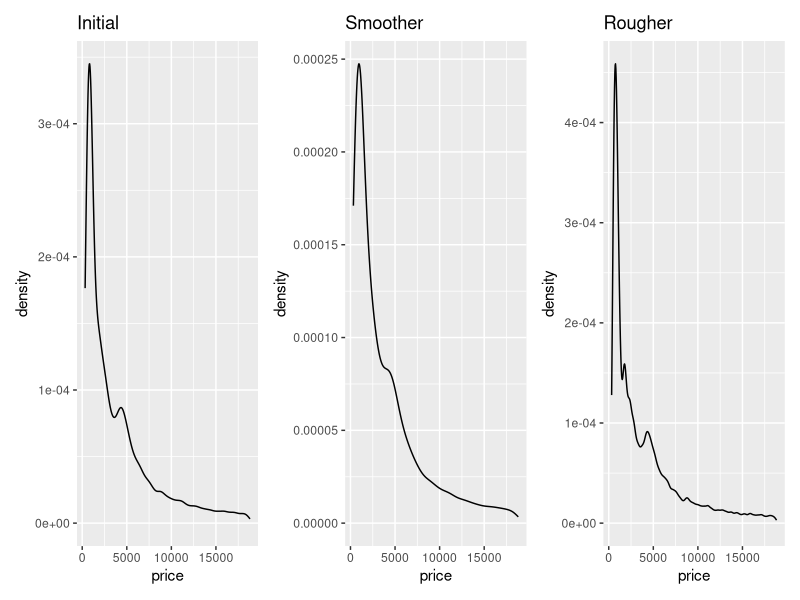
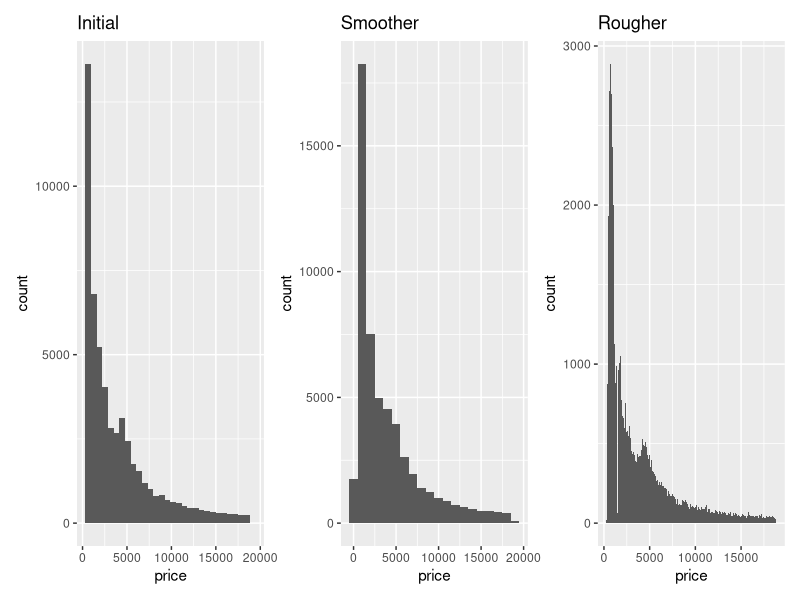
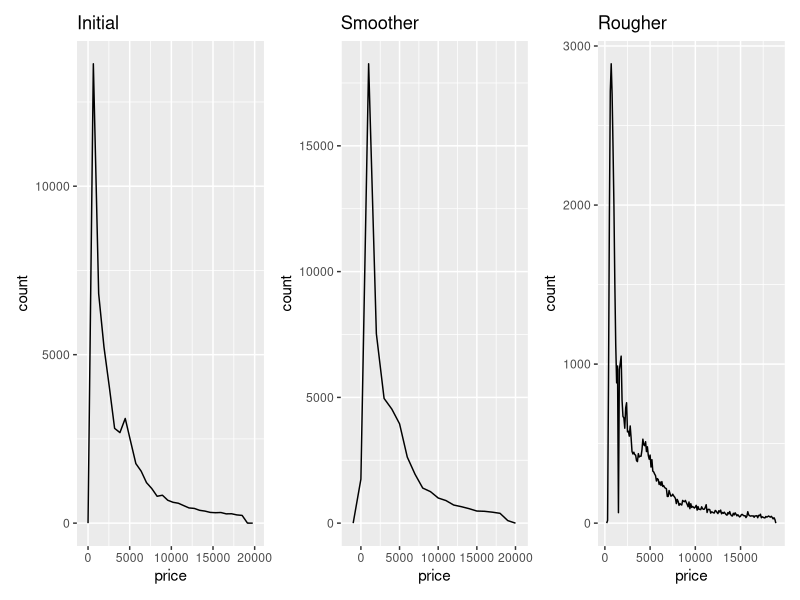
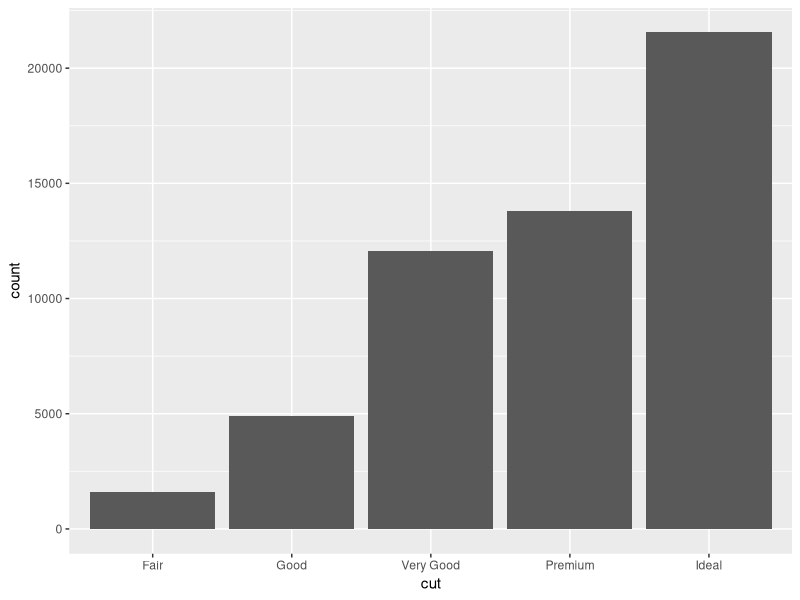
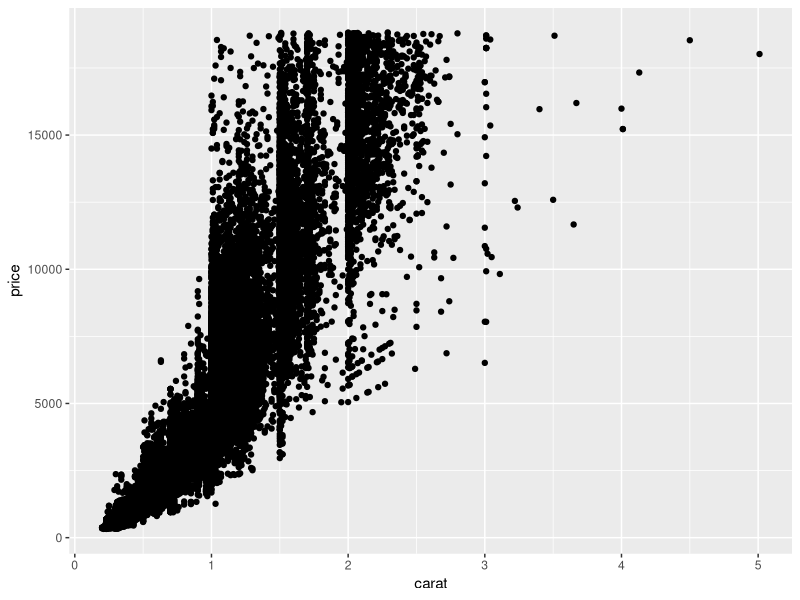
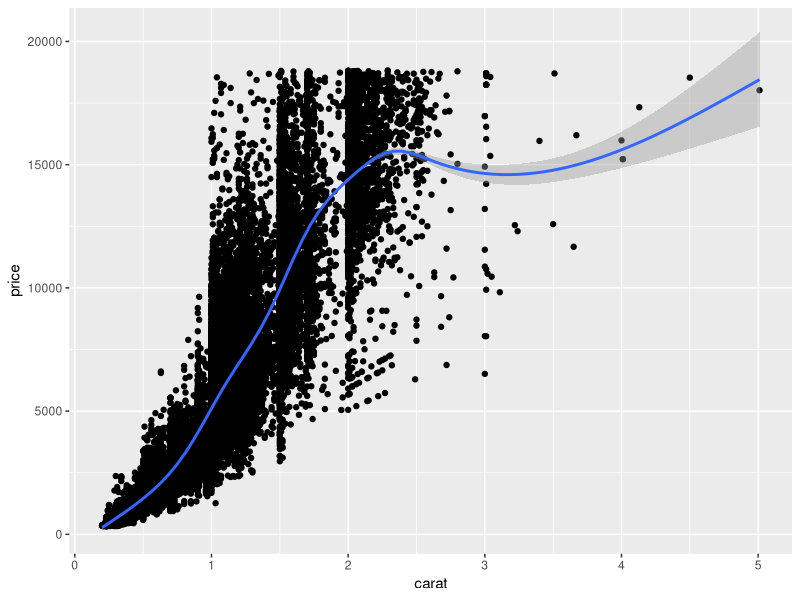
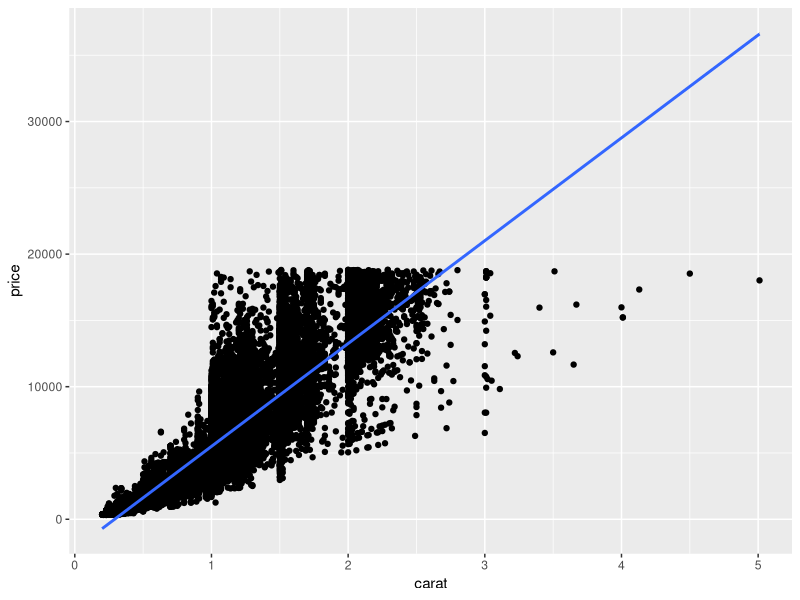
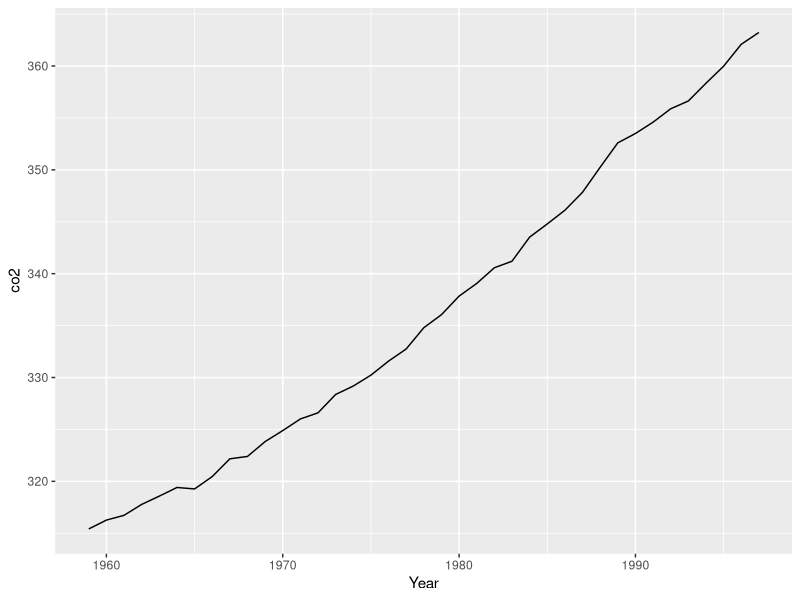

Reproduce these figures in R, in order. (Note: this script raises an error after producing the figures.)
library(dplyr)
library(ggplot2)
library(tidyr)
library(gridExtra)
library(patchwork)
library(scales)
library(ggrepel)

# load datasets we'll use
data(sleep)
data(diamonds)
data(co2)
# tidy co2 
co2 <- data.frame(Year = rep(1959:1997, each = 12),
                  Month = rep(format(ISOdate(2004,1:12,1),"%B"), 39),
                  co2 = as.numeric(co2))

matrics <- data.frame(
  year = 2014:2018,
  EC = c(65.4,56.8,59.3,65,70.6),
  FS = c(82.8,81.6,88.2,86.1,87.5),
  Gau = c(84.7,84.2,85.1,85.1,87.9),
  KZN = c(69.7,60.7,66.4,72.9,76.2),
  Lim = c(72.9,65.9,62.5,65.6,69.4),
  Mpu = c(79,78.6,77.1,74.8,79),
  NW = c(84.6,81.5,82.5,79.4,81.1),
  NC = c(76.4,69.4,78.7,75.6,73.3),
  WC = c(82.2,87.7,85.9,82.8,81.5)
)

matrics_long <- pivot_longer(matrics, cols = -1, names_to = "province", values_to = "pass_rate")

# geometries
# geometries denoted by geom_xxx are the building blocks of ggplots

# common 1D geoms: geom_density, geom_histogram, geom_freqpoly, geom_bar
# common 2D geoms: geom_point, geom_line, geom_bar(stat = "identity")

### 1D geoms only need you to specify an "x" in the aesthetics

## geom_density
#initial
plot1 <- diamonds %>% 
  ggplot(aes(x = price)) + 
  geom_density() +
  labs(title='Initial')
#smoother
plot2 <- diamonds %>% 
  ggplot(aes(x = price)) + 
  geom_density(adjust=1.8) +
  labs(title='Smoother')
#rougher
plot3 <- diamonds %>% 
  ggplot(aes(x = price)) + 
  geom_density(adjust=0.5) +
  labs(title='Rougher')

plot1 + plot2 + plot3

## geom_histogram
#without smoothing
plot4 <- diamonds %>% 
  ggplot(aes(x = price)) + 
  geom_histogram() +
  labs(title='Initial')
#Smoother
plot5 <- diamonds %>% 
  ggplot(aes(x = price)) + 
  geom_histogram(binwidth=1000) + #I don't think this is right - try kernel density?
  labs(title='Smoother')
#Rougher
plot6 <- diamonds %>% 
  ggplot(aes(x = price)) + 
  geom_histogram(binwidth=100) + #I don't think this is right - try kernel density?
  labs(title='Rougher')

plot4 + plot5 + plot6

## geom_freqpoly
#initial
plot7 <- diamonds %>% 
  ggplot(aes(x = price)) + 
  geom_freqpoly() +
  labs(title='Initial')
#Smoother
plot8 <- diamonds %>% 
  ggplot(aes(x = price)) +
  geom_freqpoly(binwidth=1000) + #I don't think this is right - try kernel density?
  labs(title='Smoother')
#Rougher
plot9 <- diamonds %>% 
  ggplot(aes(x = price)) +
  geom_freqpoly(binwidth=100) + #I don't think this is right - try kernel density?
  labs(title='Rougher')

plot7 + plot8 + plot9

## additional parameters control smoothing (see ?geom_xxx)

# EXERCISE: adapt each of the plots above so that the densities/histograms are 
# either "smoother" or "rougher". Choose an appropriate amount of smoothing.
# ^(the adaptions are shown in the above code)

## geom_bar

# default behaviour for geom_bar is to count stuff, so 1D
diamonds %>% ggplot(aes(x = cut)) + 
  geom_bar()

### 2D geoms need x and y in aes

## geom_point

diamonds %>% ggplot(aes(x = carat, y = price)) + 
  geom_point()

# often nice to add a smooth line of best fit with geom_smooth, which
# uses generalised additive models (gams) by default, covered in later
# courses
diamonds %>% ggplot(aes(x = carat, y = price)) + 
  geom_point() + 
  geom_smooth()

# EXERCISE: adapt the code you just used to fit a straight line rather than a smooth

diamonds %>% ggplot(aes(x = carat, y = price)) + 
  geom_point() + 
  geom_smooth(method='glm')

## geom_line

co2 %>% filter(Month == "January") %>%
  ggplot(aes(x = Year, y = co2)) + 
  geom_line()

# EXERCISE: show lines for all 12 months on the plot (a) by using fill or colour, 
# (b) without using fill or colour

#using colour
co2 %>%
  ggplot(aes(x = Year, y = co2, col=Month)) + 
  geom_line()

#using fill
co2 %>%
  ggplot(aes(x = Year, y = co2, fill=Month)) +
  geom_area(position = 'identity', alpha=0.4) +
  geom_line()
#tried to limit y axis to ymin=300 using geom_ribbon() to try and get a nicer looking plot
#Any help with this will be much appreciated

#using fill & colour
co2 %>%
  ggplot(aes(x = Year, y = co2, fill=Month)) +
  geom_area(position = 'identity', alpha=0.4) +
  geom_line(aes(colour=Month))
#same issue as above - looks a bit better though but can't see enough detail
#to make the graph useful

#without using fill or colour
co2 %>%
  ggplot(aes(x = Year, y = co2, by=Month)) + 
  geom_line()

# EXERCISE: flip Month and Year around so that each line represents a Year, and the 
# Month is on the x-axis

co2 %>%
  ggplot(aes(x = Month, y = co2, colour=Year)) + 
  geom_line()
#almost unintelligible <- this is because 'Month' is a categorical variable

## geom_area

# just fills in area under a geom_line
co2 %>% filter(Month == "January") %>%
  ggplot(aes(x = Year, y = co2)) + 
  geom_area()

## geom_bar

# with (stat = "identity") plots x and y directly, no counts
diamonds %>% group_by(cut) %>% summarize(meanprice = mean(price)) %>%
  ggplot(aes(x = cut, y = meanprice)) + 
  geom_bar(stat = "identity")

### discretising continuous variables

## ggplot provides 3 helper functions:
# cut_interval: divides data into fixed number of bins
# cut_width: divides data into bins of fixed width
# cut_number: divides data into n bins each containing (approximately) the same number of points

diamonds %>%
  ggplot(aes(x = cut_interval(price, n = 5))) + 
  geom_bar()

diamonds %>%
  ggplot(aes(x = cut_width(price, width = 5000))) + 
  geom_bar()

diamonds %>%
  ggplot(aes(x = cut_number(price, n = 5))) + 
  geom_bar()

# these are especially useful when grouping/faceting on continuous variables

# EXERCISE: Display the distribution of price conditional on cut and carat. 
# Try facetting by cut and grouping by carat. Try facetting by carat and grouping by cut. 
# Which do you prefer?

#Display the distribution of price conditional on cut

# Try facetting by cut and grouping by carat

diamonds %>%
  #group_by(cut_width(carat, 0.1)) %>%
  ggplot(aes(x = price), grouping=cut_width(carat, 0.1)) +
  geom_histogram() +
  facet_wrap(~cut)

#Try facetting by carat and grouping by cut.

diamonds %>%
  #group_by(cut) %>%
  ggplot(aes(x = price), grouping=cut) +
  geom_histogram() +
  facet_wrap(~cut_width(carat, 0.1))

#prefer facetting by cut and grouping by carat

# EXERCISE: Compare the relationship between price and carat for each colour.
# What makes it hard to compare the groups? Is grouping better or facetting? 
# If you use facetting, what annotation might you add to make it easier to see 
# the differences between panels?

diamonds %>%
  ggplot(aes(x=carat, y=price, colour=color)) +
  geom_point()

#what makes it hard to compare the groups is that you can't distinguish between the
#groups properly in the plot even if they are distinguished by colour

#Is grouping better or facetting?

#try grouping first <- does nothing (but I may be doing something very wrong)

diamonds %>%
  group_by(color) %>%
  ggplot(aes(x=carat, y=price, colour=color)) +
  geom_point()

#try facetting by colour

diamonds %>%
  ggplot(aes(x=carat, y=price, colour=color)) +
  geom_point() +
  facet_wrap(~color)

#A useful annotation could be to add in the mean of each group on each of the plots

df <- diamonds %>%
  group_by(color) %>%
  summarise(carat = mean(carat), price=mean(price)) %>%
  rename(color2 = color)
p1 <- diamonds %>%
  ggplot(aes(x=carat, y=price)) +
  geom_point() +
  geom_point(data=df, aes(colour=color2)) +
  facet_wrap(~color)
p1

#or to add in regression lines to a plot
df <- diamonds %>%
  group_by(color) %>%
  summarise(carat = mean(carat), price=mean(price)) %>%
  rename(color2 = color)
p2 <- diamonds %>%
  ggplot(aes(x=carat, y=price)) +
  geom_point() +
  geom_point(data=df, aes(colour=color2)) +
  facet_wrap(~color) +
  geom_smooth(aes(colour=color), method='lm', se=F)
p2
#This version isn't great - it obscures the data a lot but can still be a good way to
#show that whether the means of the other colours were higher or lower than the mean of
#the colour being observed

### Labels (labs)

## sets text for axis labels and title
## NOT the appearance of the text, that's a "theme" (next)

co2 %>% filter(Month == "January") %>%
  ggplot(aes(x = Year, y = co2)) + 
  geom_line() +
  labs(x = "Year", y = "C02 level (PPM)", 
       title = "Increasing atmospheric concentrations of CO2", 
       subtitle = "Values for February, March and April of 1964 obtained by interpolation")

# nice to have CO2 with a subscript on the "2"
co2 %>% filter(Month == "January") %>%
  ggplot(aes(x = Year, y = co2)) + 
  geom_line() +
  labs(x = "Year", y = expression(paste(CO[2]," level")), 
       title = expression(paste("Increasing atmospheric concentrations of ", CO[2])), 
       subtitle = "Values for February, March and April of 1964 obtained by interpolation")

### Themes

## fine-scale control and polishing

# loads of options
?theme

# make a plot
pp <- diamonds %>% sample_n(1000) %>%
  ggplot(aes(x = carat, y = price)) + 
  geom_point()
pp 

# change the background colour
pp + 
  theme(panel.background = element_rect(fill = "red"))

# that's too dark, add some transparency
pp + 
  theme(panel.background = element_rect(fill = alpha('red', 0.2)))

# change axis text 
pp + 
  theme(axis.text = element_text(colour = "red", size = rel(1.5)))

# change axis labels text 
pp + 
  theme(axis.title = element_text(colour = "red", size = rel(1.5)))

# can also add transparency to axis labels (not a good idea here) 
pp + 
  theme(axis.title = element_text(colour = alpha('red', 0.2), size = rel(1.5)))

# arrows on the axes
pp + 
  theme(axis.line = element_line(arrow = arrow()))

# even finer control... changes look of arrow heads
pp + 
  theme(axis.line = element_line(arrow = arrow(angle = 20, length = unit(0.1, "inches"))))

# grid lines
pp +
  theme(panel.grid.major = element_line(colour = "red"),
        panel.grid.minor = element_line(colour = "orange"))

pp +
  theme(panel.grid.major = element_line(colour = "red", size = 1),
        panel.grid.minor = element_line(colour = "orange", size = 1))

# spacing between gridlines isn't a theme setting, its in "scale_"
pp +
  theme(panel.grid.major = element_line(colour = "red"),
        panel.grid.minor = element_line(colour = "orange")) +
  scale_x_continuous(breaks = seq(from = 0, to = 3, by = 0.5),
                     minor_breaks = seq(from = 0, to = 3, by = 0.1))

# same for y axis
pp +
  theme(panel.grid.major = element_line(colour = "red"),
        panel.grid.minor = element_line(colour = "orange")) +
  scale_y_continuous(breaks = seq(from = 0, to = 20000, by = 10000),
                     minor_breaks = seq(from = 0, to = 20000, by = 500))

# can also set manual axis text at tickmarks
pp +
  scale_y_continuous(breaks = seq(from = 0, to = 20000, by = 5000),
                     labels = c("R0", "R5,000", "R10,000", "R15,000", "R20,000"))

# longer axis ticks
pp +
  scale_y_continuous(breaks = seq(from = 0, to = 20000, by = 5000),
                     labels = c("R0", "R5,000", "R10,000", "R15,000", "R20,000")) +
  theme(axis.ticks.length=unit(.25, "cm"))

# put it all together
pp + 
  labs(x = "Weight of diamond (carats)", y = "Price of diamond (USD)") +
  theme(panel.background = element_rect(fill = alpha('red', 0.2)),
        axis.text = element_text(colour = "red", size = rel(1.5)),
        axis.title = element_text(colour = "red", size = rel(1.5)))


# revisiting log scale example from lecture
data(msleep)

a <- ggplot(msleep, aes(x = bodywt, y = brainwt)) + 
  geom_point(na.rm = TRUE) + 
  labs(x = "Body weight (kg)", y = "Brain weight (kg)")
a 

# log scaling
a + scale_x_log10() + scale_y_log10() 

# nice tick marks with annotation_xxx
a + scale_x_log10() + scale_y_log10() + annotation_logticks() 

# advanced axis breaks and labelling options with scales package
a + scale_x_log10(
  breaks = scales::trans_breaks("log10", function(x) 10^x),
  labels = scales::trans_format("log10", scales::math_format(10^.x))) +
  scale_y_log10(
    breaks = scales::trans_breaks("log10", function(x) 10^x),
    labels = scales::trans_format("log10", scales::math_format(10^.x))) +
  annotation_logticks() +
  labs(x = "Body weight (kg)", y = "Brain weight (kg)")

# EXERCISE: choose any of the plots you've made and add axis labels, title, and 
# subtitle

diamonds %>%
  ggplot(aes(x=carat, y=price, colour=color)) +
  geom_point() +
  labs(x = 'carat of diamond (g)', y = 'price of diamonds ($)', title='Figure 1: Scatterplot of the price of different carat diamonds', subtitle='the scatterplot is distinguished by diamond color from best (D) to worst (J)')

# EXERCISE: Improve the plot below by adding appropriate axis labels, 
# rotating the x axis text so that it is vertical, and change
# the axis text so that it does not include numbers in scientific notation

diamonds %>%
  ggplot(aes(x = cut_interval(price, n = 5))) + 
  geom_bar() +
  scale_x_log10(
    breaks = scales::trans_breaks("log10", function(x) 10^x),
    labels = scales::trans_format("log10", scales::math_format(10^.x))) +
  labs(x = 'Price ($)', y = 'Frequency', title='Distribution of Price of Diamonds ($)') +
  theme(axis.text.x = element_text(angle=90))
  

# EXERCISE: Use geom_label to add a label to the plot below that identifies 
# the diamond with the largest value-per-carat. Bonus: make the labelling 
# "automatic" so that it still works if you resample another 10 diamonds 
# (make the label's location dynamic, rather than at a fixed (x,y) location)

df <- diamonds %>%
  sample_n(10) %>%
  mutate(ratio = price/carat)
max_ratio <- df %>%
  filter(ratio == max(ratio))
ratio_x <- max_ratio$carat
ratio_y <- max_ratio$price
  
df %>%
  ggplot(aes(x = carat, y = price)) + 
  geom_point() +
  geom_point(aes(x = ratio_x, y=ratio_y), colour = 'light green') +
  geom_label(label='Max value-per-carat', x=ratio_x, y=ratio_y - 400, colour='light green')
  

### Legends

# revisiting class example #1
s1 <- ggplot(msleep, 
       aes(x = bodywt, y = brainwt, colour = order)) +
  geom_point(na.rm = TRUE) + 
  scale_x_log10(breaks = scales::trans_breaks("log10", function(x) 10^x),
                labels = scales::trans_format("log10",scales::math_format(10^.x))) + 
  scale_y_log10(breaks = scales::trans_breaks("log10", function(x) 10^x),
                labels = scales::trans_format("log10", scales::math_format(10^.x))) +
  annotation_logticks() +
  xlab("Body weight (kg)") + ylab("Brain weight (kg)") 
s1 

s1 + theme(legend.position = "bottom") 
s1 + theme(legend.position = "bottom") + guides(colour = guide_legend(ncols = 8))

matrics_long %>% 
  ggplot(aes(x = year, y = pass_rate, colour = province)) +
  geom_line() + theme_bw() + scale_colour_brewer(palette = "Set3")


# revisiting class example #2

s2 <- matrics_long %>% 
  ggplot(aes(x = year, y = pass_rate, colour = province)) +
  geom_line() + theme_bw() + scale_colour_brewer(palette = "Set3") 

# inset legend 
s2 +
  # coordinates for legend.position are x- and y- offsets from the bottom-left of the plot, ranging from 0 - 1.
  theme(legend.position = c(0.82,0.12), legend.title = element_blank(), 
        legend.text=element_text(size=8)) +
  guides(colour = guide_legend(ncol = 3))

# with geom_label

# make dataframe with x and y coords of labels, here just taking 2015 as x and 
# pass rate in 2015 as y, for illustration
textlabels <- matrics_long %>% filter(year == 2015) %>% 
  mutate(xpos = year, ypos = pass_rate) # don't have to rename, again for illustration

s2 +
  geom_label(data = textlabels, aes(x = xpos, y = ypos, label = province)) +
  theme(legend.position = "none")

s2 +
  geom_label_repel(data = textlabels, aes(x = xpos, y = ypos, label = province)) +
  theme(legend.position = "none")

### Adding geoms from different datasets

# Task: make a figure that shows the CO2 concentration over time for a
# specific month as a line (like done above), and then on top of that
# plots the mean CO2 concentrations over time (i.e. averages over all
# months) as a bar graph

co2mean <- co2 %>% group_by(Year) %>% summarize(mean_co2 = mean(co2))

co2 %>% filter(Month == "June") %>%
  ggplot(aes(x = Year, y = co2)) + 
  geom_bar(data = co2mean, aes(x = Year, y = mean_co2),
           stat = "identity", alpha = 0.4) + 
  geom_line(colour = "red")

# limiting the range on the y-axis
co2 %>% filter(Month == "June") %>%
  ggplot(aes(x = Year, y = co2)) + 
  geom_bar(data = co2mean, aes(x = Year, y = mean_co2),
           stat = "identity", alpha = 0.4) + 
  geom_line(colour = "red") +
  ylim(c(300, 400))

# can't use ylim, drops the observations, need "coord_cartesian"
co2 %>% filter(Month == "June") %>%
  ggplot(aes(x = Year, y = co2)) + 
  geom_bar(data = co2mean, aes(x = Year, y = mean_co2),
           stat = "identity", alpha = 0.4) + 
  geom_line(colour = "red") +
  coord_cartesian(ylim = c(300, 375))

# this is probably a better plot
co2 %>% filter(Month == "June") %>%
  ggplot(aes(x = Year, y = co2)) + 
  geom_line(data = co2mean, aes(x = Year, y = mean_co2)) + 
  geom_line(colour = "red") 

### Showing multiple plots

# Make a few plots
p1 <- diamonds %>% ggplot(aes(x = price)) + geom_density() + ggtitle("Default")
p2 <- diamonds %>% ggplot(aes(x = price)) + geom_density(adjust = 0.5) + ggtitle("Wiggly")
p3 <- diamonds %>% ggplot(aes(x = price)) + geom_density(adjust = 5) + ggtitle("Smooth")
p4 <- diamonds %>% ggplot(aes(x = price)) + geom_histogram() + ggtitle("Histogram")

# layout with gridExtra package
grid.arrange(p1, p2, p3, p4, nrow = 1)
grid.arrange(p1, p2, p3, p4, nrow = 2)
grid.arrange(p1, p2, p3, layout_matrix = matrix(c(1,2,1,3), nrow = 2))
grid.arrange(p1, p2, p3, layout_matrix = matrix(c(1,1,2,3), nrow = 2))

# layout with patchwork package
p1 + p2 
p1 + p2 + p3 + plot_layout(ncol = 3)
p1 + p2 + p3 + plot_layout(ncol = 3, widths = c(2, 1, 1))

# nesting plots
p1 + { p2 + p3 } + plot_layout(ncol = 2)
p1 + { p2 + { p3 + p4 } } + plot_layout(ncol = 1)

# various operators for manipulating layout (-, /, |)
p1 + p2 - p3 + plot_layout(ncol=1)
p1 + p2 - p3 - p4 + plot_layout(ncol=1)
p1 + p2 - p3 + p4 + plot_layout(ncol=1)
p1 + p2 - (p3 + p4) + plot_layout(ncol=1)
p1 + p2 - (p3 + p4 + p1) + plot_layout(ncol=1)

(p1 | p2 | p3) / p4
p4 / (p1 | p2 | p3)

# saving your plots
p_all <- p1 + p2 + p3 + p4 + plot_layout(ncol = 4)
ggsave(p_all, file = "myplot.png", width = 9, height = 3, dpi = 400)
